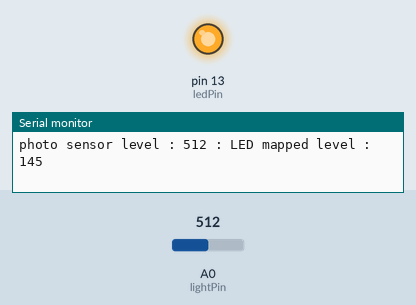
Recording of a sketch running on a simulated Arduino Uno, built with avr-gcc and run on an emulated ATmega328P. Shown: output pins drawn as LEDs (lit = HIGH), the last lines printed to the serial monitor. Inputs (shaded band) come from the test bench; at power-on: A0 (lightPin) = 512.

Above: at 1.2 s.
1.3 s: A0 (lightPin) set to 460
4.3 s: A0 (lightPin) set to 435
At 4.8 s:
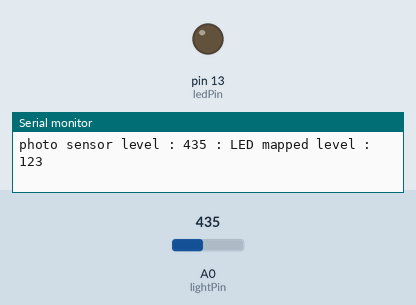
5.8 s: A0 (lightPin) set to 511
At 6.2 s:
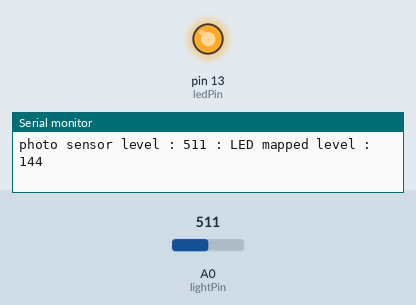
Timing chart, 0 to 8.8 s (numbered marks = the images above; inputs shaded):
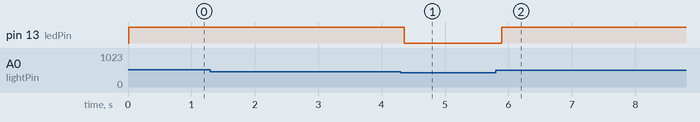

The sketch:

CIRC-09.ino
```cpp
// CIRC09 - Light
int lightPin = A0;
int ledPin = 13;

void setup()
{
  // set the ledPin for ouput
  pinMode(ledPin, OUTPUT);

  // enable the serial monitor at 9600 baud
  Serial.begin(9600);
  // print a message so we know this is working
  Serial.println("Serial Monitor Started");
}

void loop()
{
  // read in the light level
  int lightLevel = analogRead(lightPin);

  // print the lightLevel we are getting from the sensor
  Serial.print("photo sensor level : ");
  Serial.print(lightLevel);

  // change the lightLevel to be inside the range 0-255 to be compatible with the LED
  lightLevel = map(lightLevel, 0, 900, 0, 255);

  // print the newly mapped lightLevel
  Serial.print(" : LED mapped level : ");
  Serial.println(lightLevel);

  // turn on the LED, set the brightness to lightLevel
  analogWrite(ledPin, lightLevel);
}
```

Measured:
- the behaviour switches between 452 and 451 on A0 (lightPin) (found by bisection; images 0 and 1)
- after the input at 4.3 s, pin 13 (ledPin): HIGH → LOW after 0.06 s
- after the input at 5.8 s, pin 13 (ledPin): LOW → HIGH after 0.10 s
